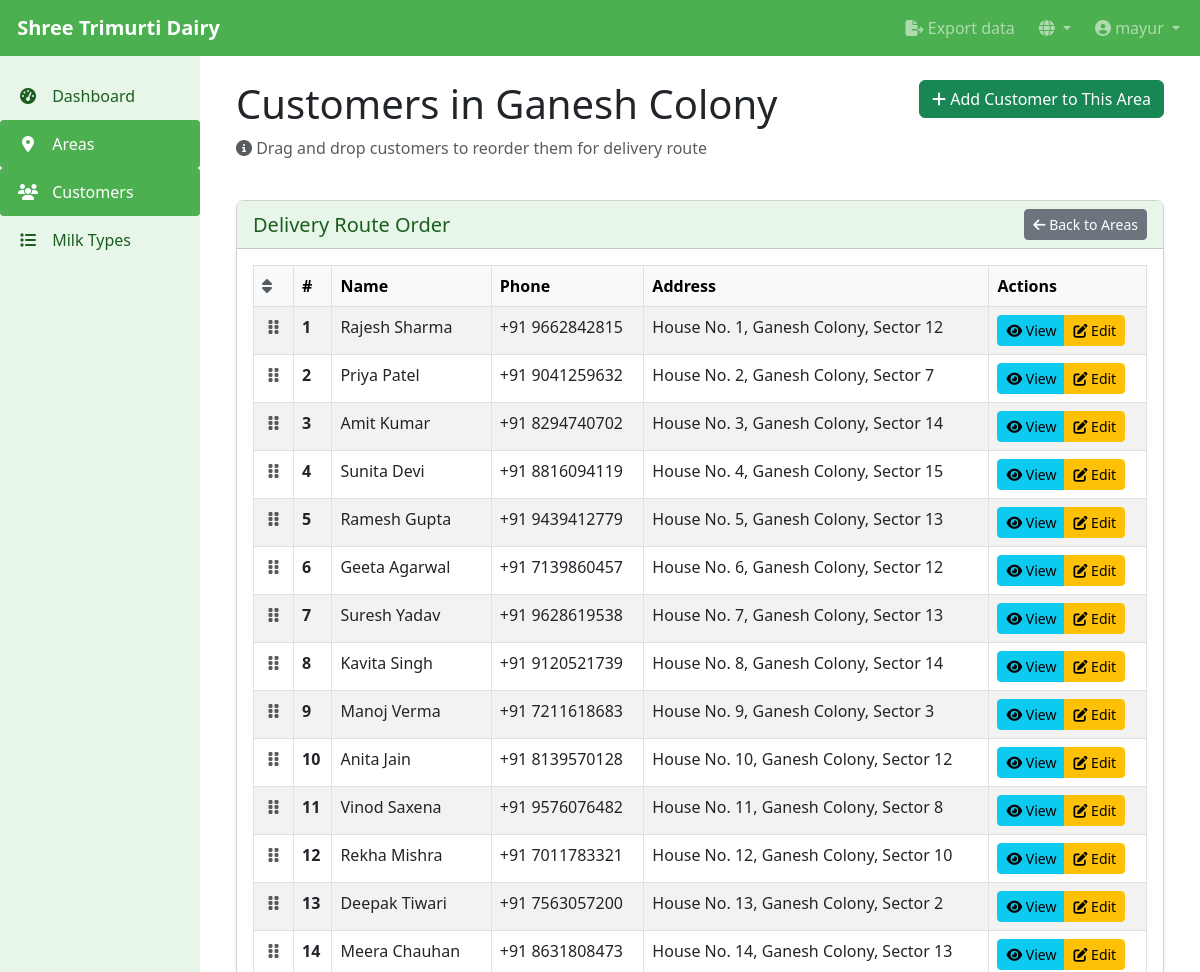
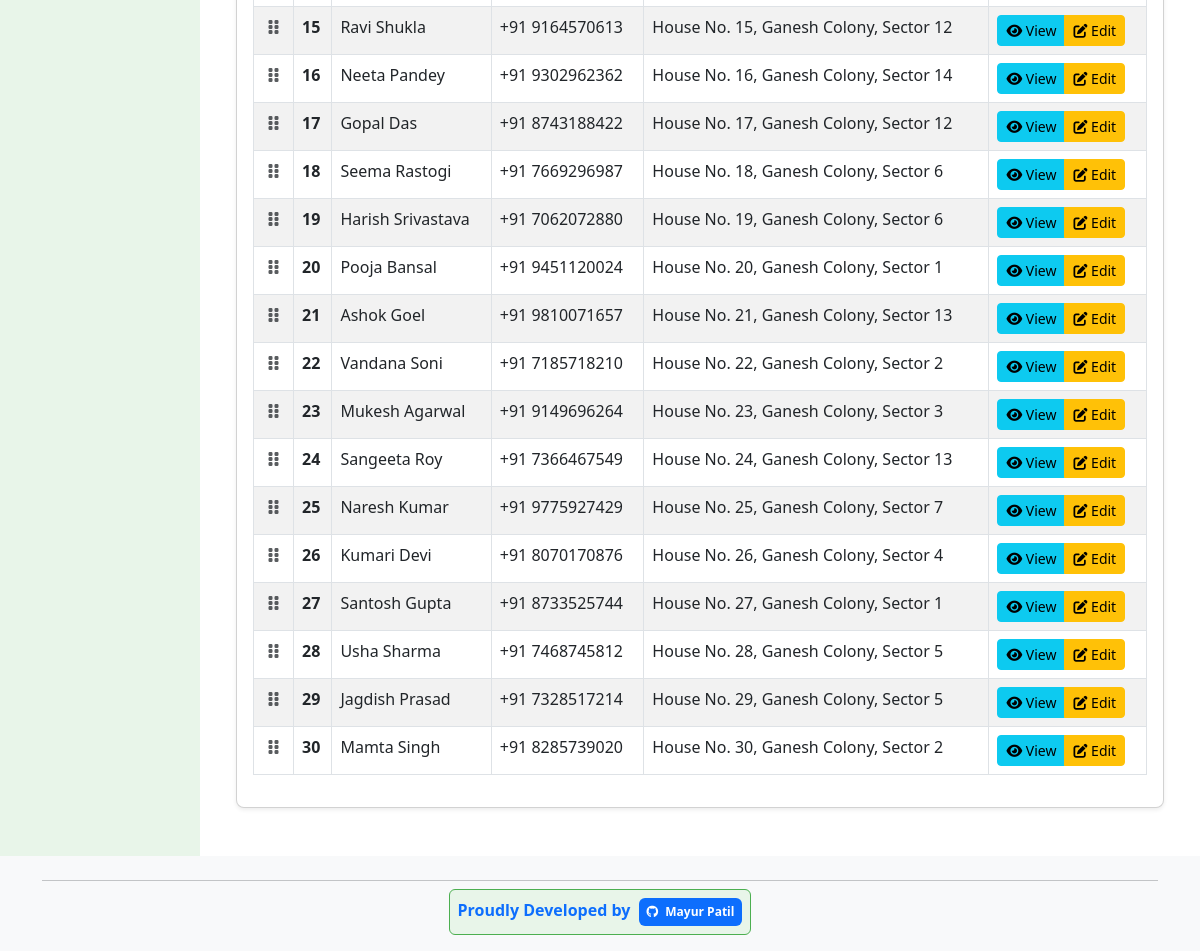
The app's page /en/dairy/areas/5/customers/ (signed in), older data (2 pictures, top to bottom).
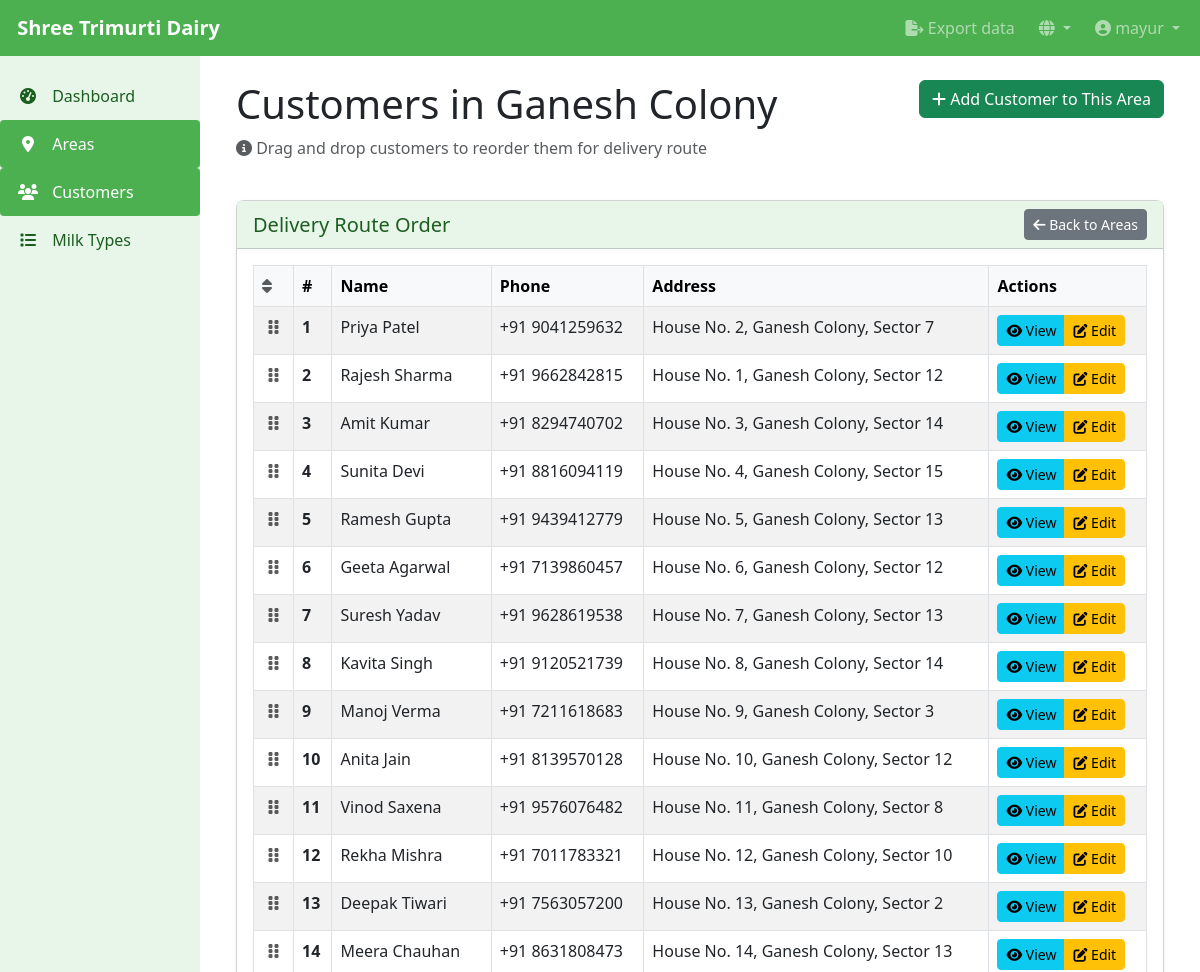
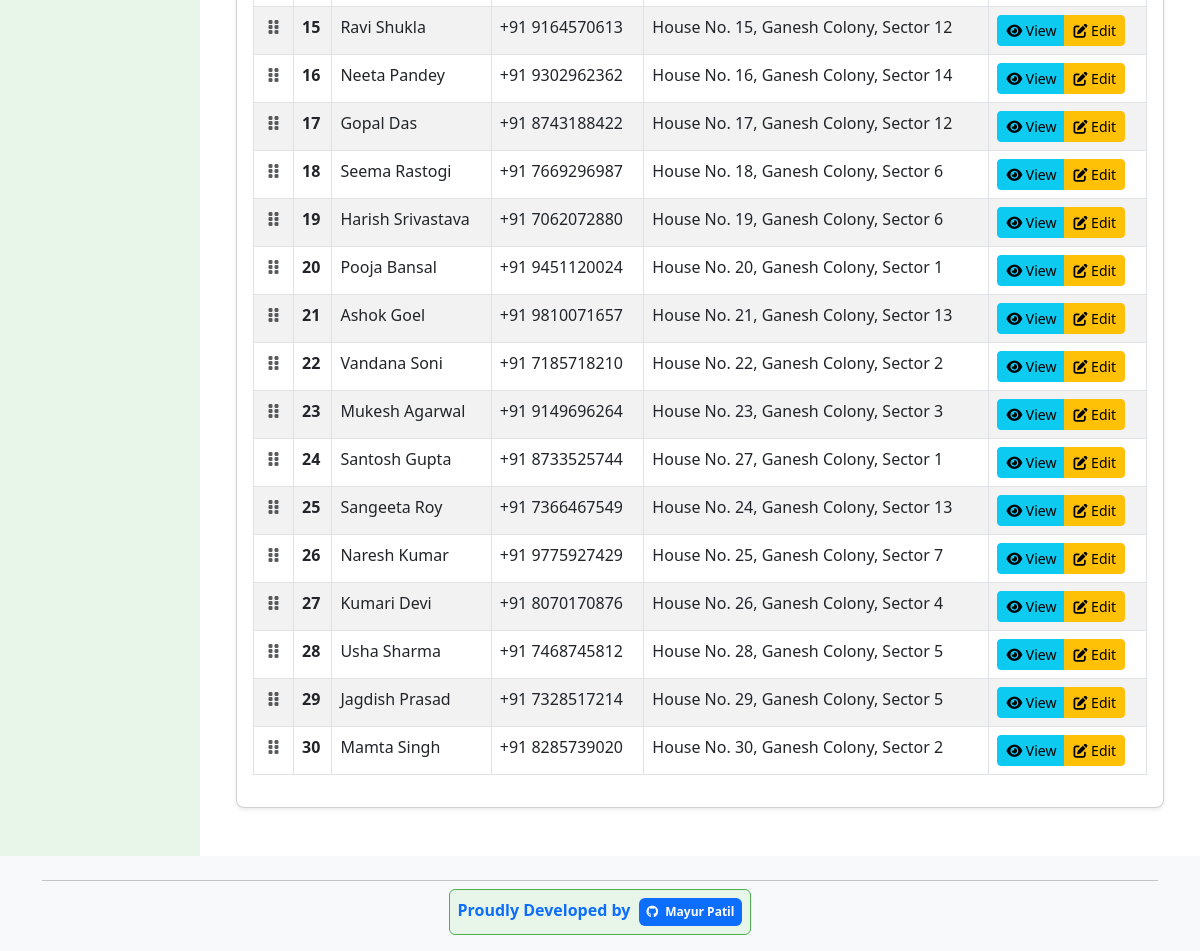
The same page, newer data (2 pictures, top to bottom).
### dairy_app/models.py (models this page shows, shortened)
class Customer(models.Model):
    user = models.ForeignKey(User, on_delete=models.CASCADE, related_name='customers')
    name = models.CharField(max_length=200)
    address = models.TextField(blank=True, null=True)
    phone = models.CharField(max_length=20, blank=True, null=True)
    milk_types = models.ManyToManyField(MilkType, related_name='customers')
    area = models.ForeignKey(Area, on_delete=models.SET_NULL, null=True, blank=True, related_name='customers')
    date_joined = models.DateTimeField(auto_now_add=True)
    delivery_order = models.PositiveIntegerField(default=0, help_text=_('Order for delivery route within area'))
    class Meta:
        ordering = ['area', 'delivery_order', 'name']

### dairy_app/views.py (the view)
# urls.py: path('areas/<int:pk>/customers/', views.area_customers_view, name='area_customers'),
@login_required
def area_customers_view(request, pk):
    if request.user.is_superuser:
        area = get_object_or_404(Area, pk=pk)
    else:
        area = get_object_or_404(Area, pk=pk, user=request.user)
    customers = Customer.objects.filter(area=area).order_by('delivery_order', 'date_joined')
    context = {
        'area': area,
        'customers': customers
    }
    return render(request, 'dairy_app/area_customers.html', context)

### dairy_app/templates/dairy_app/area_customers.html (shortened to what this page needs)
{% extends 'base.html' %}
{% load i18n %}
{% block content %}
<div class="container">
    <div class="row mb-4">
        <div class="col-md-8">
            <h1>{% trans "Customers in" %} {{ area.name }}</h1>
            <p class="text-muted">
                <i class="fas fa-info-circle"></i>
                {% trans "Drag and drop customers to reorder them for delivery route" %}
            </p>
        </div>
        <div class="col-md-4 text-end">
            <a href="{% url 'customer_add' %}?area={{ area.id }}" class="btn btn-success">
                <i class="fas fa-plus"></i> {% trans "Add Customer to This Area" %}
            </a>
        </div>
    </div>
    <div class="toast-container position-fixed top-0 end-0 p-3">
    </div>
    <div class="card">
        <div class="card-header">
            <div class="d-flex justify-content-between align-items-center">
                <h5 class="mb-0">{% trans "Delivery Route Order" %}</h5>
                <a href="{% url 'area_list' %}" class="btn btn-sm btn-secondary">
                    <i class="fas fa-arrow-left"></i> {% trans "Back to Areas" %}
                </a>
            </div>
        </div>
        <div class="card-body">
            {% if customers %}
            <div class="table-responsive">
                <table class="table table-striped table-bordered table-hover">
                    <thead class="table-light">
                        <tr>
                            <th width="40">
                                <i class="fas fa-sort text-muted" title="{% trans 'Drag to reorder' %}"></i>
                            </th>
                            <th>#</th>
                            <th>{% trans "Name" %}</th>
                            <th>{% trans "Phone" %}</th>
                            <th>{% trans "Address" %}</th>
                            <th>{% trans "Actions" %}</th>
                        </tr>
                    </thead>
                    <tbody id="customerTableBody" class="sortable-customers">
                        {% for customer in customers %}
                        <tr class="draggable-row" draggable="true" data-customer-id="{{ customer.id }}">
                            <td class="drag-handle">
                                <i class="fas fa-grip-vertical text-muted" style="cursor: grab;"></i>
                            </td>
                            <td class="delivery-order">{{ forloop.counter }}</td>
                            <td>{{ customer.name }}</td>
                            <td>{{ customer.phone|default:"-" }}</td>
                            <td>{{ customer.address|default:"-" }}</td>
                            <td>
                                <div class="btn-group" role="group">
                                    <a href="{% url 'customer_detail' customer.id %}" class="btn btn-sm btn-info">
                                        <i class="fas fa-eye"></i> {% trans "View" %}
                                    </a>
                                    <a href="{% url 'customer_edit' customer.id %}" class="btn btn-sm btn-warning">
                                        <i class="fas fa-edit"></i> {% trans "Edit" %}
                                    </a>
                                </div>
                            </td>
                        </tr>
                        {% endfor %}
                    </tbody>
                </table>
            </div>
            {% endif %}
        </div>
    </div>
</div>
{% endblock %}

Row changes from the older to the newer data that the page shows:
changed Customer "Priya Patel": moves up the list
changed Customer "Santosh Gupta": moves up the list
